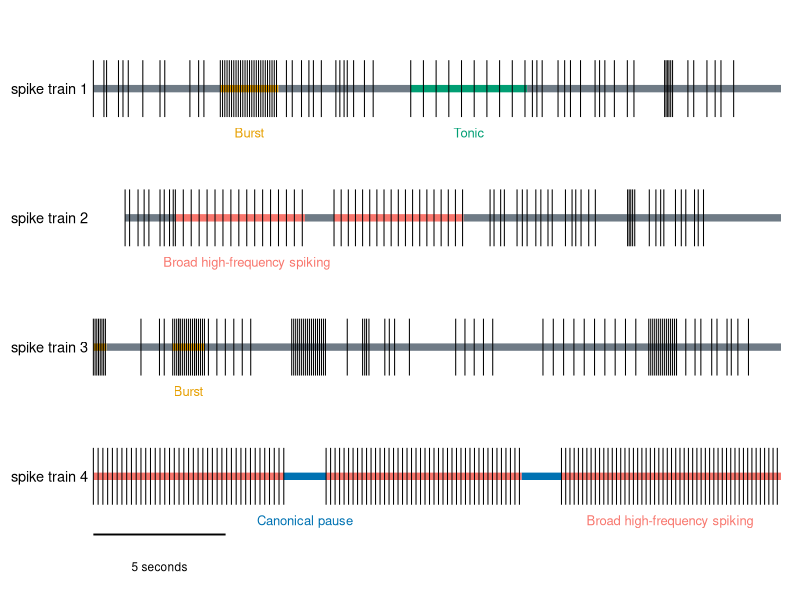
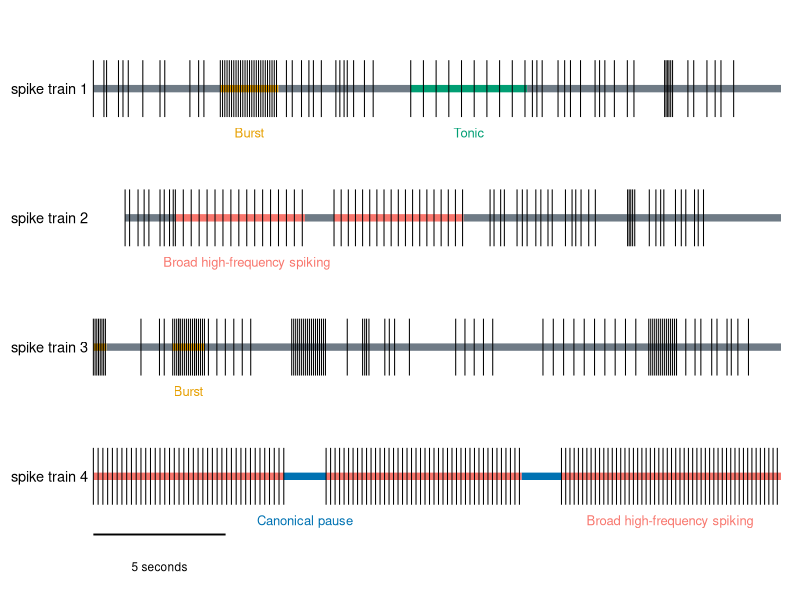

Recreate these plots in R, in order. (Note: this script raises an error after producing the figures.)
#!/usr/bin/env Rscript

# Deterministic schematic used for manuscript Figure 1.
# Author: Zhou Houchun
# This is an illustrative diagram, not an accuracy-analysis input.

suppressPackageStartupMessages({
  library(ggplot2)
  library(dplyr)
})

script_arg <- grep("^--file=", commandArgs(trailingOnly = FALSE), value = TRUE)
script_path <- if (length(script_arg)) {
  sub("^--file=", "", script_arg[[1]])
} else {
  file.path(getwd(), "analysis", "manuscript_figures", "plot_pattern_schematic.R")
}
repo <- normalizePath(file.path(dirname(script_path), "..", ".."), mustWork = TRUE)
out_dir <- file.path(repo, "analysis", "manuscript_figures", "generated")
dir.create(out_dir, recursive = TRUE, showWarnings = FALSE)

make_regular <- function(start, end, isi) seq(start, end, by = isi)
make_patterned <- function(start, isi) start + cumsum(c(0, isi))

# Fixed timestamps make the figure byte-stable apart from graphics-device metadata.
spikes <- bind_rows(
  data.frame(train = "spike train 1", time = c(
    make_patterned(0.0, c(.40,.10,.45,.17,.20,.55,.65,.18,.95,.33,.20)),
    make_regular(4.8, 7.0, .085),
    make_patterned(7.3, c(.22,.35,.28,.17,.30,.55,.15,.16,.12,.24,.41,.33)),
    make_regular(12.0, 16.4, .48),
    make_patterned(16.6, c(.17,.20,.60,.25,.22,.38,.55,.17,.20,.36,.49,.25)),
    make_patterned(21.6, c(.055,.06,.05,.065,.07,.58,.22,.50,.31,.22,.48))
  )),
  data.frame(train = "spike train 2", time = c(
    make_patterned(1.2, c(.17,.32,.23,.18,.42,.16,.20,.14)),
    make_regular(3.1, 8.0, .30),
    make_regular(9.1, 14.0, .27),
    make_patterned(15.0, c(.15,.25,.14,.48,.20,.18,.33,.19,.27,.16,.50,.25,.14,.20,.29,.25)),
    make_patterned(20.2, c(.06,.06,.07,.08,.55,.25,.18,.12,.44,.22,.17,.33,.14,.20))
  )),
  data.frame(train = "spike train 3", time = c(
    make_regular(0.0, .50, .065),
    make_patterned(1.8, c(.70,.18,.55,.60)),
    make_regular(3.0, 4.2, .075),
    make_regular(4.35, 6.2, .32),
    make_regular(7.5, 8.8, .075),
    make_patterned(9.6, c(.58,.08,.07,.09,.60,.17,.20,.56)),
    make_regular(13.7, 15.2, .35),
    make_regular(17.0, 20.8, .39),
    make_regular(21.0, 22.1, .075),
    make_patterned(22.4, c(.35,.22,.41,.20,.38,.16,.25,.40))
  )),
  data.frame(train = "spike train 4", time = c(
    make_regular(0.0, 7.2, .18),
    make_regular(8.8, 16.2, .17),
    make_regular(17.7, 26.0, .16)
  ))
) |>
  filter(time <= 26) |>
  mutate(train = factor(train, levels = rev(paste("spike train", 1:4))))

segments <- data.frame(
  train = c(
    "spike train 1", "spike train 1", "spike train 1", "spike train 1", "spike train 1",
    "spike train 2", "spike train 2", "spike train 2", "spike train 2", "spike train 2",
    "spike train 3", "spike train 3", "spike train 3", "spike train 3", "spike train 3",
    "spike train 4", "spike train 4", "spike train 4", "spike train 4", "spike train 4"
  ),
  start = c(0, 4.8, 7.0, 12.0, 16.4, 1.2, 3.1, 8.0, 9.1, 14.0,
            0, .50, 3.0, 4.2, 7.5, 0, 7.2, 8.8, 16.2, 17.7),
  end = c(4.8, 7.0, 12.0, 16.4, 26.0, 3.1, 8.0, 9.1, 14.0, 26.0,
          .50, 3.0, 4.2, 7.5, 26.0, 7.2, 8.8, 16.2, 17.7, 26.0),
  regime = c(
    "Other/background", "Burst", "Other/background", "Tonic", "Other/background",
    "Other/background", "Broad high-frequency spiking", "Other/background",
    "Broad high-frequency spiking", "Other/background",
    "Burst", "Other/background", "Burst", "Other/background", "Other/background",
    "Broad high-frequency spiking", "Canonical pause", "Broad high-frequency spiking",
    "Canonical pause", "Broad high-frequency spiking"
  ), stringsAsFactors = FALSE
) |>
  mutate(train = factor(train, levels = levels(spikes$train)))

labels <- data.frame(
  train = factor(c("spike train 1", "spike train 1", "spike train 2", "spike train 3",
                   "spike train 4", "spike train 4"), levels = levels(spikes$train)),
  time = c(5.9, 14.2, 5.8, 3.6, 8.0, 21.8),
  regime = c("Burst", "Tonic", "Broad high-frequency spiking", "Burst",
             "Canonical pause", "Broad high-frequency spiking"),
  y_offset = c(-.34, -.34, -.34, -.34, -.34, -.34),
  stringsAsFactors = FALSE
)

palette <- c(
  "Burst" = "#E69F00",
  "Tonic" = "#009E73",
  "Broad high-frequency spiking" = "#F8766D",
  "Canonical pause" = "#0072B2",
  "Other/background" = "#6F7B86"
)

p <- ggplot() +
  geom_segment(
    data = segments,
    aes(x = start, xend = end, y = train, yend = train, colour = regime),
    linewidth = 2.5, lineend = "butt"
  ) +
  geom_segment(
    data = spikes,
    aes(x = time, xend = time, y = as.numeric(train) - .22,
        yend = as.numeric(train) + .22),
    linewidth = .35, colour = "black"
  ) +
  geom_text(
    data = labels,
    aes(x = time, y = as.numeric(train) + y_offset, label = regime, colour = regime),
    size = 3.3, family = "Helvetica", fontface = "plain", show.legend = FALSE
  ) +
  annotate("segment", x = 0, xend = 5, y = .55, yend = .55, linewidth = .65) +
  annotate("text", x = 2.5, y = .30, label = "5 seconds", family = "Helvetica", size = 3.0) +
  scale_colour_manual(values = palette, guide = "none") +
  scale_y_discrete(drop = FALSE) +
  scale_x_continuous(limits = c(-.2, 26.3), expand = c(0, 0)) +
  coord_cartesian(clip = "off") +
  theme_void(base_family = "Helvetica") +
  theme(
    axis.text.y = element_text(size = 10.5, colour = "black", hjust = 1),
    plot.margin = margin(8, 8, 24, 8)
  )

ggsave(file.path(out_dir, "Figure_1_pattern_schematic.png"), p,
       width = 180, height = 78, units = "mm", dpi = 600, bg = "white")
ggsave(file.path(out_dir, "Figure_1_pattern_schematic.pdf"), p,
       width = 180, height = 78, units = "mm", device = grDevices::cairo_pdf,
       bg = "white")
utils::write.csv(spikes, file.path(out_dir, "Figure_1_pattern_schematic_spikes.csv"),
                 row.names = FALSE)
utils::write.csv(segments, file.path(out_dir, "Figure_1_pattern_schematic_regimes.csv"),
                 row.names = FALSE)

message("Wrote manuscript Figure 1 and its source tables to: ", out_dir)
